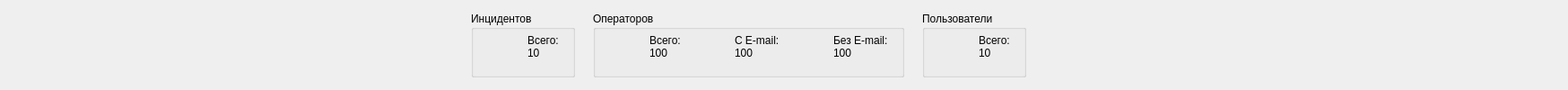
        <widget class="QFrame" name="top_statistics_frame">
         <property name="sizePolicy">
          <sizepolicy hsizetype="Preferred" vsizetype="Expanding">
           <horstretch>0</horstretch>
           <verstretch>0</verstretch>
          </sizepolicy>
         </property>
         <property name="minimumSize">
          <size>
           <width>0</width>
           <height>100</height>
          </size>
         </property>
         <layout class="QHBoxLayout" name="top_statistics_Layout">
          <property name="spacing">
           <number>20</number>
          </property>
          <property name="leftMargin">
           <number>0</number>
          </property>
          <property name="topMargin">
           <number>0</number>
          </property>
          <property name="rightMargin">
           <number>10</number>
          </property>
          <property name="bottomMargin">
           <number>0</number>
          </property>
          <item>
           <spacer name="horizontalSpacer_2">
            <property name="orientation">
             <enum>Qt::Horizontal</enum>
            </property>
            <property name="sizeHint" stdset="0">
             <size>
              <width>525</width>
              <height>20</height>
             </size>
            </property>
           </spacer>
          </item>
          <item alignment="Qt::AlignVCenter">
           <widget class="QGroupBox" name="stat_inc_grb">
            <property name="title">
             <string>Инцидентов</string>
            </property>
            <layout class="QHBoxLayout" name="horizontalLayout_28">
             <property name="spacing">
              <number>0</number>
             </property>
             <property name="leftMargin">
              <number>15</number>
             </property>
             <property name="topMargin">
              <number>5</number>
             </property>
             <property name="rightMargin">
              <number>15</number>
             </property>
             <property name="bottomMargin">
              <number>5</number>
             </property>
             <item>
              <widget class="QFrame" name="all_inc_frm">
               <property name="cursor">
                <cursorShape>PointingHandCursor</cursorShape>
               </property>
               <property name="lineWidth">
                <number>0</number>
               </property>
               <layout class="QHBoxLayout" name="horizontalLayout_21">
                <property name="spacing">
                 <number>5</number>
                </property>
                <property name="leftMargin">
                 <number>0</number>
                </property>
                <property name="topMargin">
                 <number>0</number>
                </property>
                <property name="rightMargin">
                 <number>0</number>
                </property>
                <property name="bottomMargin">
                 <number>0</number>
                </property>
                <item>
                 <widget class="QLabel" name="label_8">
                  <property name="minimumSize">
                   <size>
                    <width>40</width>
                    <height>40</height>
                   </size>
                  </property>
                  <property name="maximumSize">
                   <size>
                    <width>40</width>
                    <height>40</height>
                   </size>
                  </property>
                  <property name="lineWidth">
                   <number>0</number>
                  </property>
                  <property name="text">
                   <string/>
                  </property>
                  <property name="pixmap">
                   <pixmap resource="../../../SendEmailDesctop/resource.qrc">:/icons/icons/trello_.svg</pixmap>
                  </property>
                  <property name="scaledContents">
                   <bool>true</bool>
                  </property>
                  <property name="alignment">
                   <set>Qt::AlignCenter</set>
                  </property>
                 </widget>
                </item>
                <item alignment="Qt::AlignTop">
                 <widget class="QFrame" name="frame_31">
                  <layout class="QVBoxLayout" name="verticalLayout_53">
                   <property name="spacing">
                    <number>0</number>
                   </property>
                   <property name="leftMargin">
                    <number>0</number>
                   </property>
                   <property name="topMargin">
                    <number>0</number>
                   </property>
                   <property name="rightMargin">
                    <number>0</number>
                   </property>
                   <property name="bottomMargin">
                    <number>0</number>
                   </property>
                   <item>
                    <widget class="QLabel" name="label_19">
                     <property name="text">
                      <string>Всего:</string>
                     </property>
                    </widget>
                   </item>
                   <item>
                    <widget class="QLabel" name="total_inc_lbl">
                     <property name="text">
                      <string>10</string>
                     </property>
                    </widget>
                   </item>
                  </layout>
                 </widget>
                </item>
               </layout>
              </widget>
             </item>
            </layout>
           </widget>
          </item>
          <item alignment="Qt::AlignVCenter">
           <widget class="QGroupBox" name="stat_operators_grb">
            <property name="title">
             <string>Операторов</string>
            </property>
            <layout class="QHBoxLayout" name="horizontalLayout_27">
             <property name="spacing">
              <number>15</number>
             </property>
             <property name="leftMargin">
              <number>15</number>
             </property>
             <property name="topMargin">
              <number>5</number>
             </property>
             <property name="rightMargin">
              <number>15</number>
             </property>
             <property name="bottomMargin">
              <number>5</number>
             </property>
             <item>
              <widget class="QFrame" name="all_operators_frm">
               <property name="cursor">
                <cursorShape>PointingHandCursor</cursorShape>
               </property>
               <property name="lineWidth">
                <number>0</number>
               </property>
               <layout class="QHBoxLayout" name="horizontalLayout_22">
                <property name="spacing">
                 <number>5</number>
                </property>
                <property name="leftMargin">
                 <number>0</number>
                </property>
                <property name="topMargin">
                 <number>0</number>
                </property>
                <property name="rightMargin">
                 <number>0</number>
                </property>
                <property name="bottomMargin">
                 <number>0</number>
                </property>
                <item>
                 <widget class="QLabel" name="label_21">
                  <property name="minimumSize">
                   <size>
                    <width>40</width>
                    <height>40</height>
                   </size>
                  </property>
                  <property name="maximumSize">
                   <size>
                    <width>40</width>
                    <height>40</height>
                   </size>
                  </property>
                  <property name="lineWidth">
                   <number>0</number>
                  </property>
                  <property name="text">
                   <string/>
                  </property>
                  <property name="pixmap">
                   <pixmap resource="../../../SendEmailDesctop/resource.qrc">:/icons/icons/folder_.svg</pixmap>
                  </property>
                  <property name="scaledContents">
                   <bool>true</bool>
                  </property>
                  <property name="alignment">
                   <set>Qt::AlignCenter</set>
                  </property>
                 </widget>
                </item>
                <item alignment="Qt::AlignTop">
                 <widget class="QFrame" name="frame_24">
                  <property name="lineWidth">
                   <number>0</number>
                  </property>
                  <layout class="QVBoxLayout" name="verticalLayout_54">
                   <property name="spacing">
                    <number>0</number>
                   </property>
                   <property name="leftMargin">
                    <number>0</number>
                   </property>
                   <property name="topMargin">
                    <number>0</number>
                   </property>
                   <property name="rightMargin">
                    <number>0</number>
                   </property>
                   <property name="bottomMargin">
                    <number>0</number>
                   </property>
                   <item>
                    <widget class="QLabel" name="label_22">
                     <property name="text">
                      <string>Всего:</string>
                     </property>
                    </widget>
                   </item>
                   <item alignment="Qt::AlignTop">
                    <widget class="QLabel" name="operators_total_lbl">
                     <property name="text">
                      <string>100</string>
                     </property>
                    </widget>
                   </item>
                  </layout>
                 </widget>
                </item>
               </layout>
              </widget>
             </item>
             <item>
              <widget class="QFrame" name="operators_with_emails">
               <property name="cursor">
                <cursorShape>PointingHandCursor</cursorShape>
               </property>
               <property name="lineWidth">
                <number>0</number>
               </property>
               <layout class="QHBoxLayout" name="horizontalLayout_23">
                <property name="spacing">
                 <number>5</number>
                </property>
                <property name="leftMargin">
                 <number>0</number>
                </property>
                <property name="topMargin">
                 <number>0</number>
                </property>
                <property name="rightMargin">
                 <number>0</number>
                </property>
                <property name="bottomMargin">
                 <number>0</number>
                </property>
                <item>
                 <widget class="QLabel" name="label_25">
                  <property name="minimumSize">
                   <size>
                    <width>40</width>
                    <height>40</height>
                   </size>
                  </property>
                  <property name="maximumSize">
                   <size>
                    <width>40</width>
                    <height>40</height>
                   </size>
                  </property>
                  <property name="lineWidth">
                   <number>0</number>
                  </property>
                  <property name="text">
                   <string/>
                  </property>
                  <property name="pixmap">
                   <pixmap resource="../../../SendEmailDesctop/resource.qrc">:/icons/icons/folder-plus_.svg</pixmap>
                  </property>
                  <property name="scaledContents">
                   <bool>true</bool>
                  </property>
                  <property name="alignment">
                   <set>Qt::AlignCenter</set>
                  </property>
                 </widget>
                </item>
                <item alignment="Qt::AlignTop">
                 <widget class="QFrame" name="frame_30">
                  <property name="lineWidth">
                   <number>0</number>
                  </property>
                  <layout class="QVBoxLayout" name="verticalLayout_55">
                   <property name="spacing">
                    <number>0</number>
                   </property>
                   <property name="leftMargin">
                    <number>0</number>
                   </property>
                   <property name="topMargin">
                    <number>0</number>
                   </property>
                   <property name="rightMargin">
                    <number>0</number>
                   </property>
                   <property name="bottomMargin">
                    <number>0</number>
                   </property>
                   <item>
                    <widget class="QLabel" name="label_29">
                     <property name="text">
                      <string>С E-mail:</string>
                     </property>
                    </widget>
                   </item>
                   <item>
                    <widget class="QLabel" name="operators_total_emails_lbl">
                     <property name="text">
                      <string>100</string>
                     </property>
                    </widget>
                   </item>
                  </layout>
                 </widget>
                </item>
               </layout>
              </widget>
             </item>
             <item>
              <widget class="QFrame" name="operators_without_emails">
               <property name="cursor">
                <cursorShape>PointingHandCursor</cursorShape>
               </property>
               <property name="lineWidth">
                <number>0</number>
               </property>
               <layout class="QHBoxLayout" name="horizontalLayout_26">
                <property name="spacing">
                 <number>5</number>
                </property>
                <property name="leftMargin">
                 <number>0</number>
                </property>
                <property name="topMargin">
                 <number>0</number>
                </property>
                <property name="rightMargin">
                 <number>0</number>
                </property>
                <property name="bottomMargin">
                 <number>0</number>
                </property>
                <item>
                 <widget class="QLabel" name="label_30">
                  <property name="minimumSize">
                   <size>
                    <width>40</width>
                    <height>40</height>
                   </size>
                  </property>
                  <property name="maximumSize">
                   <size>
                    <width>40</width>
                    <height>40</height>
                   </size>
                  </property>
                  <property name="lineWidth">
                   <number>0</number>
                  </property>
                  <property name="text">
                   <string/>
                  </property>
                  <property name="pixmap">
                   <pixmap resource="../../../SendEmailDesctop/resource.qrc">:/icons/icons/folder-minus_.svg</pixmap>
                  </property>
                  <property name="scaledContents">
                   <bool>true</bool>
                  </property>
                  <property name="alignment">
                   <set>Qt::AlignCenter</set>
                  </property>
                 </widget>
                </item>
                <item alignment="Qt::AlignTop">
                 <widget class="QFrame" name="frame_29">
                  <property name="lineWidth">
                   <number>0</number>
                  </property>
                  <layout class="QVBoxLayout" name="verticalLayout_56">
                   <property name="spacing">
                    <number>0</number>
                   </property>
                   <property name="leftMargin">
                    <number>0</number>
                   </property>
                   <property name="topMargin">
                    <number>0</number>
                   </property>
                   <property name="rightMargin">
                    <number>0</number>
                   </property>
                   <property name="bottomMargin">
                    <number>0</number>
                   </property>
                   <item>
                    <widget class="QLabel" name="label_31">
                     <property name="text">
                      <string>Без E-mail:</string>
                     </property>
                    </widget>
                   </item>
                   <item>
                    <widget class="QLabel" name="operators_total_out_emails_lbl">
                     <property name="text">
                      <string>100</string>
                     </property>
                    </widget>
                   </item>
                  </layout>
                 </widget>
                </item>
               </layout>
              </widget>
             </item>
            </layout>
           </widget>
          </item>
          <item alignment="Qt::AlignVCenter">
           <widget class="QGroupBox" name="stat_users_grb">
            <property name="title">
             <string>Пользователи</string>
            </property>
            <layout class="QHBoxLayout" name="horizontalLayout_30">
             <property name="spacing">
              <number>5</number>
             </property>
             <property name="leftMargin">
              <number>15</number>
             </property>
             <property name="topMargin">
              <number>5</number>
             </property>
             <property name="rightMargin">
              <number>15</number>
             </property>
             <property name="bottomMargin">
              <number>5</number>
             </property>
             <item>
              <widget class="QFrame" name="users_frm">
               <property name="cursor">
                <cursorShape>PointingHandCursor</cursorShape>
               </property>
               <property name="lineWidth">
                <number>0</number>
               </property>
               <layout class="QHBoxLayout" name="horizontalLayout_29">
                <property name="spacing">
                 <number>5</number>
                </property>
                <property name="leftMargin">
                 <number>0</number>
                </property>
                <property name="topMargin">
                 <number>0</number>
                </property>
                <property name="rightMargin">
                 <number>0</number>
                </property>
                <property name="bottomMargin">
                 <number>0</number>
                </property>
                <item>
                 <widget class="QLabel" name="label_27">
                  <property name="minimumSize">
                   <size>
                    <width>40</width>
                    <height>40</height>
                   </size>
                  </property>
                  <property name="maximumSize">
                   <size>
                    <width>40</width>
                    <height>40</height>
                   </size>
                  </property>
                  <property name="lineWidth">
                   <number>0</number>
                  </property>
                  <property name="text">
                   <string/>
                  </property>
                  <property name="pixmap">
                   <pixmap resource="../../../SendEmailDesctop/resource.qrc">:/icons/icons/users_.svg</pixmap>
                  </property>
                  <property name="scaledContents">
                   <bool>true</bool>
                  </property>
                  <property name="alignment">
                   <set>Qt::AlignCenter</set>
                  </property>
                 </widget>
                </item>
                <item alignment="Qt::AlignTop">
                 <widget class="QFrame" name="frame_32">
                  <property name="lineWidth">
                   <number>0</number>
                  </property>
                  <layout class="QVBoxLayout" name="verticalLayout_57">
                   <property name="spacing">
                    <number>0</number>
                   </property>
                   <property name="leftMargin">
                    <number>0</number>
                   </property>
                   <property name="topMargin">
                    <number>0</number>
                   </property>
                   <property name="rightMargin">
                    <number>0</number>
                   </property>
                   <property name="bottomMargin">
                    <number>0</number>
                   </property>
                   <item>
                    <widget class="QLabel" name="label_32">
                     <property name="text">
                      <string>Всего:</string>
                     </property>
                    </widget>
                   </item>
                   <item>
                    <widget class="QLabel" name="users_total_lbl">
                     <property name="text">
                      <string>10</string>
                     </property>
                    </widget>
                   </item>
                  </layout>
                 </widget>
                </item>
               </layout>
              </widget>
             </item>
            </layout>
           </widget>
          </item>
          <item>
           <spacer name="horizontalSpacer_3">
            <property name="orientation">
             <enum>Qt::Horizontal</enum>
            </property>
            <property name="sizeHint" stdset="0">
             <size>
              <width>524</width>
              <height>20</height>
             </size>
            </property>
           </spacer>
          </item>
          <item alignment="Qt::AlignHCenter|Qt::AlignVCenter">
           <widget class="QFrame" name="frame_25">
            <property name="minimumSize">
             <size>
              <width>50</width>
              <height>50</height>
             </size>
            </property>
            <property name="maximumSize">
             <size>
              <width>50</width>
              <height>16777215</height>
             </size>
            </property>
            <property name="frameShape">
             <enum>QFrame::NoFrame</enum>
            </property>
            <property name="frameShadow">
             <enum>QFrame::Plain</enum>
            </property>
            <property name="lineWidth">
             <number>0</number>
            </property>
            <layout class="QVBoxLayout" name="verticalLayout_60">
             <property name="spacing">
              <number>0</number>
             </property>
             <property name="leftMargin">
              <number>0</number>
             </property>
             <property name="topMargin">
              <number>0</number>
             </property>
             <property name="rightMargin">
              <number>0</number>
             </property>
             <property name="bottomMargin">
              <number>0</number>
             </property>
             <item>
              <widget class="QLabel" name="loading_lbl">
               <property name="sizePolicy">
                <sizepolicy hsizetype="Fixed" vsizetype="Fixed">
                 <horstretch>0</horstretch>
                 <verstretch>0</verstretch>
                </sizepolicy>
               </property>
               <property name="minimumSize">
                <size>
                 <width>50</width>
                 <height>50</height>
                </size>
               </property>
               <property name="maximumSize">
                <size>
                 <width>50</width>
                 <height>50</height>
                </size>
               </property>
               <property name="text">
                <string/>
               </property>
               <property name="alignment">
                <set>Qt::AlignCenter</set>
               </property>
              </widget>
             </item>
            </layout>
           </widget>
          </item>
         </layout>
        </widget>
